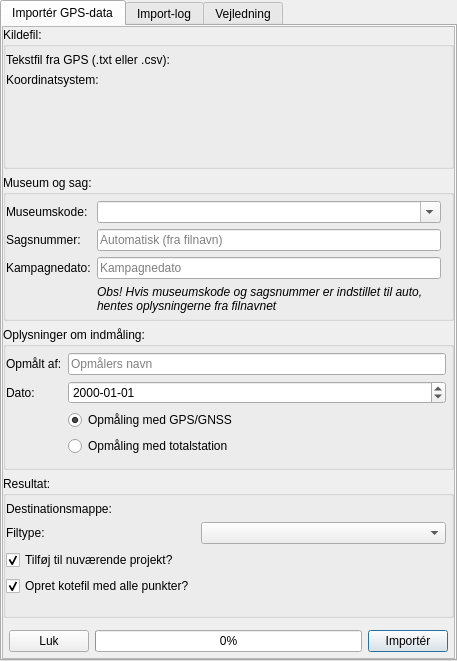
<?xml version="1.0" encoding="UTF-8"?>
<ui version="4.0">
 <class>FeltTegnUI</class>
 <widget class="QDialog" name="FeltTegnUI">
  <property name="geometry">
   <rect>
    <x>0</x>
    <y>0</y>
    <width>457</width>
    <height>661</height>
   </rect>
  </property>
  <property name="maximumSize">
   <size>
    <width>477</width>
    <height>828</height>
   </size>
  </property>
  <property name="windowTitle">
   <string>FeltTegn</string>
  </property>
  <layout class="QGridLayout" name="gridLayout_11">
   <property name="leftMargin">
    <number>0</number>
   </property>
   <property name="topMargin">
    <number>0</number>
   </property>
   <property name="rightMargin">
    <number>0</number>
   </property>
   <property name="bottomMargin">
    <number>0</number>
   </property>
   <item row="0" column="0">
    <layout class="QGridLayout" name="gridLayout">
     <item row="0" column="0">
      <layout class="QVBoxLayout" name="verticalLayout">
       <item>
        <widget class="QTabWidget" name="tabWidget">
         <property name="currentIndex">
          <number>0</number>
         </property>
         <widget class="QWidget" name="tab">
          <attribute name="title">
           <string>Importér GPS-data</string>
          </attribute>
          <layout class="QVBoxLayout" name="verticalLayout_2">
           <property name="leftMargin">
            <number>0</number>
           </property>
           <property name="topMargin">
            <number>0</number>
           </property>
           <property name="rightMargin">
            <number>0</number>
           </property>
           <property name="bottomMargin">
            <number>0</number>
           </property>
           <item>
            <layout class="QVBoxLayout" name="verticalLayout_4">
             <item>
              <widget class="QScrollArea" name="scrollArea">
               <property name="widgetResizable">
                <bool>true</bool>
               </property>
               <widget class="QWidget" name="scrollAreaWidgetContents">
                <property name="geometry">
                 <rect>
                  <x>0</x>
                  <y>0</y>
                  <width>445</width>
                  <height>620</height>
                 </rect>
                </property>
                <layout class="QVBoxLayout" name="verticalLayout_5">
                 <property name="leftMargin">
                  <number>0</number>
                 </property>
                 <property name="topMargin">
                  <number>0</number>
                 </property>
                 <property name="rightMargin">
                  <number>0</number>
                 </property>
                 <property name="bottomMargin">
                  <number>0</number>
                 </property>
                 <item>
                  <widget class="QGroupBox" name="groupBox">
                   <property name="sizePolicy">
                    <sizepolicy hsizetype="Minimum" vsizetype="Minimum">
                     <horstretch>0</horstretch>
                     <verstretch>0</verstretch>
                    </sizepolicy>
                   </property>
                   <property name="styleSheet">
                    <string notr="true"/>
                   </property>
                   <property name="title">
                    <string>Kildefil: </string>
                   </property>
                   <property name="flat">
                    <bool>false</bool>
                   </property>
                   <layout class="QGridLayout" name="gridLayout_2">
                    <property name="leftMargin">
                     <number>0</number>
                    </property>
                    <property name="topMargin">
                     <number>0</number>
                    </property>
                    <property name="rightMargin">
                     <number>5</number>
                    </property>
                    <property name="bottomMargin">
                     <number>0</number>
                    </property>
                    <item row="0" column="0">
                     <layout class="QFormLayout" name="formLayout">
                      <property name="verticalSpacing">
                       <number>6</number>
                      </property>
                      <property name="topMargin">
                       <number>6</number>
                      </property>
                      <item row="0" column="0">
                       <widget class="QLabel" name="label">
                        <property name="text">
                         <string>Tekstfil fra GPS (.txt eller .csv):</string>
                        </property>
                       </widget>
                      </item>
                      <item row="0" column="1">
                       <widget class="QgsFileWidget" name="inputTextFile"/>
                      </item>
                      <item row="1" column="0">
                       <widget class="QLabel" name="label_2">
                        <property name="text">
                         <string>Koordinatsystem:</string>
                        </property>
                       </widget>
                      </item>
                      <item row="1" column="1">
                       <widget class="QgsProjectionSelectionWidget" name="mQgsProjectionSelectionWidget"/>
                      </item>
                     </layout>
                    </item>
                   </layout>
                  </widget>
                 </item>
                 <item>
                  <widget class="QGroupBox" name="groupBox_2">
                   <property name="title">
                    <string>Museum og sag: </string>
                   </property>
                   <layout class="QGridLayout" name="gridLayout_3">
                    <property name="leftMargin">
                     <number>0</number>
                    </property>
                    <property name="topMargin">
                     <number>0</number>
                    </property>
                    <property name="rightMargin">
                     <number>5</number>
                    </property>
                    <property name="bottomMargin">
                     <number>0</number>
                    </property>
                    <item row="2" column="0">
                     <layout class="QFormLayout" name="formLayout_2">
                      <property name="leftMargin">
                       <number>0</number>
                      </property>
                      <property name="topMargin">
                       <number>6</number>
                      </property>
                      <property name="rightMargin">
                       <number>5</number>
                      </property>
                      <property name="bottomMargin">
                       <number>5</number>
                      </property>
                      <item row="0" column="0">
                       <widget class="QLabel" name="label_5">
                        <property name="text">
                         <string>Museumskode:</string>
                        </property>
                       </widget>
                      </item>
                      <item row="0" column="1">
                       <widget class="QComboBox" name="MusComboBox">
                        <property name="editable">
                         <bool>true</bool>
                        </property>
                       </widget>
                      </item>
                      <item row="1" column="0">
                       <widget class="QLabel" name="label_6">
                        <property name="text">
                         <string>Sagsnummer:</string>
                        </property>
                       </widget>
                      </item>
                      <item row="1" column="1">
                       <widget class="QLineEdit" name="SagsNummer">
                        <property name="text">
                         <string/>
                        </property>
                        <property name="placeholderText">
                         <string>Automatisk (fra filnavn)</string>
                        </property>
                       </widget>
                      </item>
                      <item row="2" column="0">
                       <widget class="QLabel" name="label_7">
                        <property name="text">
                         <string>Kampagnedato:</string>
                        </property>
                       </widget>
                      </item>
                      <item row="2" column="1">
                       <widget class="QLineEdit" name="kDato">
                        <property name="placeholderText">
                         <string>Kampagnedato</string>
                        </property>
                       </widget>
                      </item>
                      <item row="3" column="1">
                       <widget class="QLabel" name="label_8">
                        <property name="styleSheet">
                         <string notr="true">font-style:italic;</string>
                        </property>
                        <property name="text">
                         <string>Obs! Hvis museumskode og sagsnummer er indstillet til auto, hentes oplysningerne fra filnavnet </string>
                        </property>
                        <property name="textFormat">
                         <enum>Qt::AutoText</enum>
                        </property>
                        <property name="scaledContents">
                         <bool>false</bool>
                        </property>
                        <property name="wordWrap">
                         <bool>true</bool>
                        </property>
                       </widget>
                      </item>
                     </layout>
                    </item>
                   </layout>
                  </widget>
                 </item>
                 <item>
                  <widget class="QGroupBox" name="groupBox_3">
                   <property name="title">
                    <string>Oplysninger om indmåling:    </string>
                   </property>
                   <layout class="QGridLayout" name="gridLayout_4">
                    <property name="leftMargin">
                     <number>0</number>
                    </property>
                    <property name="topMargin">
                     <number>0</number>
                    </property>
                    <property name="rightMargin">
                     <number>5</number>
                    </property>
                    <property name="bottomMargin">
                     <number>0</number>
                    </property>
                    <item row="0" column="0">
                     <layout class="QFormLayout" name="formLayout_3">
                      <property name="leftMargin">
                       <number>0</number>
                      </property>
                      <property name="topMargin">
                       <number>6</number>
                      </property>
                      <property name="rightMargin">
                       <number>0</number>
                      </property>
                      <property name="bottomMargin">
                       <number>0</number>
                      </property>
                      <item row="0" column="0">
                       <widget class="QLabel" name="hvemlabel">
                        <property name="text">
                         <string>Opmålt af:</string>
                        </property>
                       </widget>
                      </item>
                      <item row="0" column="1">
                       <widget class="QLineEdit" name="hvem">
                        <property name="placeholderText">
                         <string>Opmålers navn</string>
                        </property>
                       </widget>
                      </item>
                      <item row="1" column="0">
                       <widget class="QLabel" name="dato">
                        <property name="text">
                         <string>Dato:</string>
                        </property>
                       </widget>
                      </item>
                      <item row="1" column="1">
                       <widget class="QDateEdit" name="hvonaar">
                        <property name="displayFormat">
                         <string notr="true">yyyy-MM-dd</string>
                        </property>
                       </widget>
                      </item>
                      <item row="2" column="1">
                       <widget class="QRadioButton" name="GPS_radioButton">
                        <property name="text">
                         <string>Opmåling med GPS/GNSS</string>
                        </property>
                        <property name="checked">
                         <bool>true</bool>
                        </property>
                       </widget>
                      </item>
                      <item row="3" column="1">
                       <widget class="QRadioButton" name="TPS_radioButton">
                        <property name="text">
                         <string>Opmåling med totalstation</string>
                        </property>
                       </widget>
                      </item>
                     </layout>
                    </item>
                   </layout>
                  </widget>
                 </item>
                 <item>
                  <widget class="QGroupBox" name="groupBox_4">
                   <property name="title">
                    <string>Resultat: </string>
                   </property>
                   <layout class="QGridLayout" name="gridLayout_5">
                    <property name="leftMargin">
                     <number>0</number>
                    </property>
                    <property name="topMargin">
                     <number>0</number>
                    </property>
                    <property name="rightMargin">
                     <number>5</number>
                    </property>
                    <property name="bottomMargin">
                     <number>0</number>
                    </property>
                    <item row="0" column="0">
                     <layout class="QFormLayout" name="formLayout_4">
                      <property name="leftMargin">
                       <number>0</number>
                      </property>
                      <property name="topMargin">
                       <number>6</number>
                      </property>
                      <property name="rightMargin">
                       <number>0</number>
                      </property>
                      <property name="bottomMargin">
                       <number>0</number>
                      </property>
                      <item row="0" column="0">
                       <widget class="QLabel" name="label_3">
                        <property name="text">
                         <string>Destinationsmappe:</string>
                        </property>
                       </widget>
                      </item>
                      <item row="0" column="1">
                       <widget class="QgsFileWidget" name="outputTargetDir"/>
                      </item>
                      <item row="1" column="0">
                       <widget class="QLabel" name="label_4">
                        <property name="text">
                         <string>Filtype: </string>
                        </property>
                       </widget>
                      </item>
                      <item row="1" column="1">
                       <widget class="QComboBox" name="filetypeCombo"/>
                      </item>
                      <item row="2" column="0">
                       <widget class="QCheckBox" name="chk_addfiles">
                        <property name="text">
                         <string>Tilføj til nuværende projekt?</string>
                        </property>
                        <property name="checked">
                         <bool>true</bool>
                        </property>
                       </widget>
                      </item>
                      <item row="3" column="0">
                       <widget class="QCheckBox" name="chk_kote">
                        <property name="text">
                         <string>Opret kotefil med alle punkter?</string>
                        </property>
                        <property name="checked">
                         <bool>true</bool>
                        </property>
                       </widget>
                      </item>
                     </layout>
                    </item>
                   </layout>
                  </widget>
                 </item>
                 <item>
                  <layout class="QGridLayout" name="gridLayout_6">
                   <property name="leftMargin">
                    <number>6</number>
                   </property>
                   <property name="topMargin">
                    <number>6</number>
                   </property>
                   <property name="rightMargin">
                    <number>6</number>
                   </property>
                   <property name="bottomMargin">
                    <number>6</number>
                   </property>
                   <item row="1" column="2">
                    <widget class="QPushButton" name="importButton">
                     <property name="text">
                      <string>Importér</string>
                     </property>
                     <property name="autoDefault">
                      <bool>true</bool>
                     </property>
                    </widget>
                   </item>
                   <item row="1" column="0">
                    <widget class="QPushButton" name="pushButton_2">
                     <property name="text">
                      <string>Luk</string>
                     </property>
                    </widget>
                   </item>
                   <item row="1" column="1">
                    <widget class="QProgressBar" name="progressBar">
                     <property name="value">
                      <number>0</number>
                     </property>
                    </widget>
                   </item>
                  </layout>
                 </item>
                </layout>
               </widget>
              </widget>
             </item>
            </layout>
           </item>
          </layout>
         </widget>
         <widget class="QWidget" name="tab_2">
          <attribute name="title">
           <string>Import-log</string>
          </attribute>
          <layout class="QGridLayout" name="gridLayout_8">
           <property name="leftMargin">
            <number>0</number>
           </property>
           <property name="topMargin">
            <number>0</number>
           </property>
           <property name="rightMargin">
            <number>0</number>
           </property>
           <property name="bottomMargin">
            <number>0</number>
           </property>
           <item row="0" column="0">
            <layout class="QGridLayout" name="gridLayout_7">
             <item row="0" column="0">
              <widget class="QPlainTextEdit" name="plainTextEdit">
               <property name="readOnly">
                <bool>true</bool>
               </property>
              </widget>
             </item>
            </layout>
           </item>
          </layout>
         </widget>
         <widget class="QWidget" name="tab_3">
          <attribute name="title">
           <string>Vejledning</string>
          </attribute>
          <layout class="QGridLayout" name="gridLayout_10">
           <item row="0" column="0">
            <layout class="QGridLayout" name="gridLayout_9">
             <item row="0" column="0">
              <widget class="QTextBrowser" name="textBrowser">
               <property name="html">
                <string>&lt;!DOCTYPE HTML PUBLIC &quot;-//W3C//DTD HTML 4.0//EN&quot; &quot;http://www.w3.org/TR/REC-html40/strict.dtd&quot;&gt;
&lt;html&gt;&lt;head&gt;&lt;meta name=&quot;qrichtext&quot; content=&quot;1&quot; /&gt;&lt;style type=&quot;text/css&quot;&gt;
p, li { white-space: pre-wrap; }
&lt;/style&gt;&lt;/head&gt;&lt;body style=&quot; font-family:'Noto Sans'; font-size:9pt; font-weight:400; font-style:normal;&quot;&gt;
&lt;p style=&quot; margin-top:0px; margin-bottom:0px; margin-left:0px; margin-right:0px; -qt-block-indent:0; text-indent:0px;&quot;&gt;&lt;span style=&quot; font-size:12pt; font-weight:600;&quot;&gt;Vejledning til FeltTegn&lt;/span&gt;&lt;/p&gt;
&lt;p style=&quot;-qt-paragraph-type:empty; margin-top:0px; margin-bottom:0px; margin-left:0px; margin-right:0px; -qt-block-indent:0; text-indent:0px;&quot;&gt;&lt;br /&gt;&lt;/p&gt;
&lt;p style=&quot; margin-top:0px; margin-bottom:0px; margin-left:0px; margin-right:0px; -qt-block-indent:0; text-indent:0px;&quot;&gt;Her kommer hurtigst muligt en vejledning til Felttegn...&lt;/p&gt;
&lt;p style=&quot;-qt-paragraph-type:empty; margin-top:0px; margin-bottom:0px; margin-left:0px; margin-right:0px; -qt-block-indent:0; text-indent:0px;&quot;&gt;&lt;br /&gt;&lt;/p&gt;&lt;/body&gt;&lt;/html&gt;</string>
               </property>
              </widget>
             </item>
            </layout>
           </item>
          </layout>
         </widget>
        </widget>
       </item>
      </layout>
     </item>
    </layout>
   </item>
  </layout>
 </widget>
 <customwidgets>
  <customwidget>
   <class>QgsFileWidget</class>
   <extends>QWidget</extends>
   <header>qgsfilewidget.h</header>
  </customwidget>
  <customwidget>
   <class>QgsProjectionSelectionWidget</class>
   <extends>QWidget</extends>
   <header>qgsprojectionselectionwidget.h</header>
  </customwidget>
 </customwidgets>
 <resources/>
 <connections/>
</ui>
